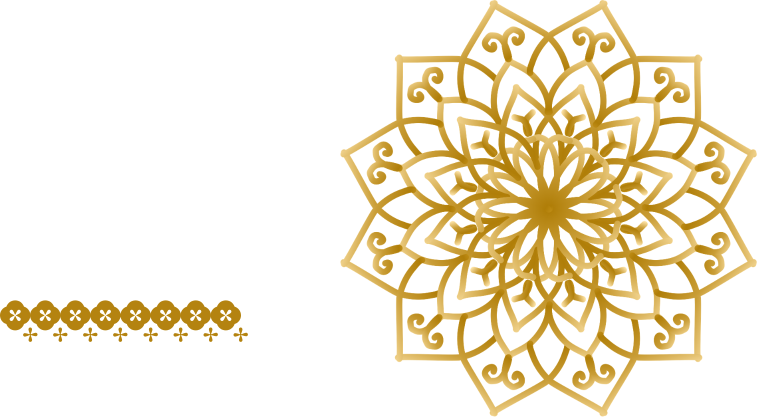
#> input picture src/assets/Mapandes Ceremony Of.png, 1515 x 834 px (shown at 1/2 size); its folder holds 4 pictures in this run
$ python process_images.py
#> lines starting #> are read from the running program, lines starting #| are printed output that depends on the picture; after the words box and inside, x2 and y2 are one past the last pixel; in counts of white or black regions, pixels touching at a corner belong together
import numpy as np
from PIL import Image
import os

def remove_background(img):
    data = np.array(img)
    r = data[..., 0].astype(float)
    g = data[..., 1].astype(float)
    b = data[..., 2].astype(float)
    a = data[..., 3]
#> a: shape (834, 1515); every value is 255

    dist = np.sqrt((255-r)**2 + (255-g)**2 + (255-b)**2)
    alpha = np.clip(dist * 4, 0, 255).astype(np.uint8)

    # Make white glow into gold so we don't have white halos
    mask = alpha < 255
#> mask: shape (834, 1515) bool; 79.8% white; 10 black regions, largest, box (x1, y1, x2, y2) and area: (681, 0, 1513, 833) 233958, (0, 600, 482, 661) 18638, (106, 655, 135, 684) 298
    data[..., 0][mask] = 203  # R: #CBA135 is 203, 161, 53
    data[..., 1][mask] = 161
    data[..., 2][mask] = 53

    data[..., 3] = np.minimum(a, alpha)
    return Image.fromarray(data)

def crop_shapes(image_path, prefix):
    if not os.path.exists(image_path):
        print(f"File not found: {image_path}")
        return

    img = Image.open(image_path).convert("RGBA")
    img_transparent = remove_background(img)

    data = np.array(img_transparent)
    alpha = data[..., 3]

    non_empty_columns = np.where(alpha.max(axis=0) > 10)[0]
#> non_empty_columns = 1330 values from 0 to 1513
    non_empty_rows = np.where(alpha.max(axis=1) > 10)[0]
#> non_empty_rows = 833 values from 0 to 832

    if len(non_empty_columns) == 0:
        return

    col_diffs = np.diff(non_empty_columns)
#> col_diffs = 1329 values, max 185 at index 495, min 1 at index 0, mean 1.14
    row_diffs = np.diff(non_empty_rows)
#> row_diffs = 832 values from 1 to 1

    max_col_gap = max(col_diffs) if len(col_diffs) > 0 else 0
#> max_col_gap = 185
    max_row_gap = max(row_diffs) if len(row_diffs) > 0 else 0
#> max_row_gap = 1

    if max_col_gap > 50 and max_col_gap > max_row_gap:
        max_gap_idx = np.argmax(col_diffs)
#> max_gap_idx = 495

        col1 = non_empty_columns[:max_gap_idx+1]
#> col1 = 496 values from 0 to 495
        col2 = non_empty_columns[max_gap_idx+1:]
#> col2 = 834 values from 680 to 1513

        c1_min, c1_max = col1[0], col1[-1]
#> c1_min = 0; c1_max = 495
        c2_min, c2_max = col2[0], col2[-1]
#> c2_min = 680; c2_max = 1513

        r1_mask = alpha[:, c1_min:c1_max+1] > 10
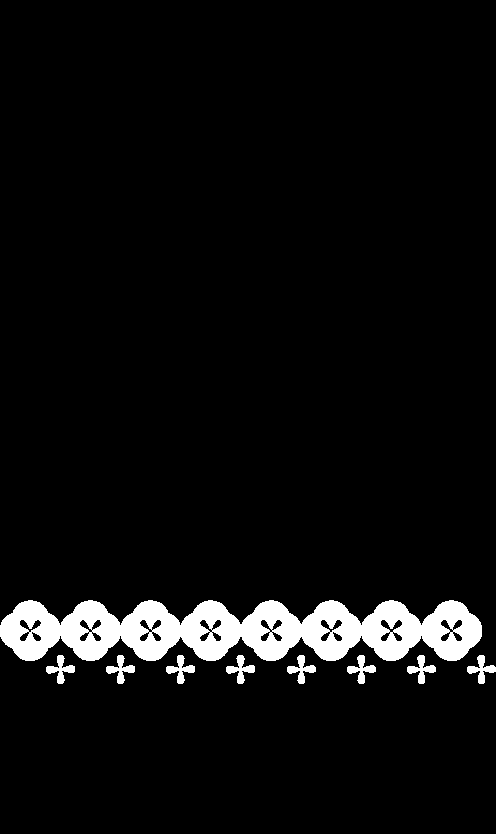
#> r1_mask: shape (834, 496) bool; 5.3% white; 9 white regions, largest, box (x1, y1, x2, y2) and area: (0, 600, 482, 661) 19316, (226, 655, 255, 684) 329, (166, 655, 195, 684) 326
        r1_rows = np.where(r1_mask.max(axis=1))[0]
#> r1_rows = 84 values from 600 to 683
        r1_min, r1_max = r1_rows[0], r1_rows[-1]
#> r1_min = 600; r1_max = 683

        r2_mask = alpha[:, c2_min:c2_max+1] > 10
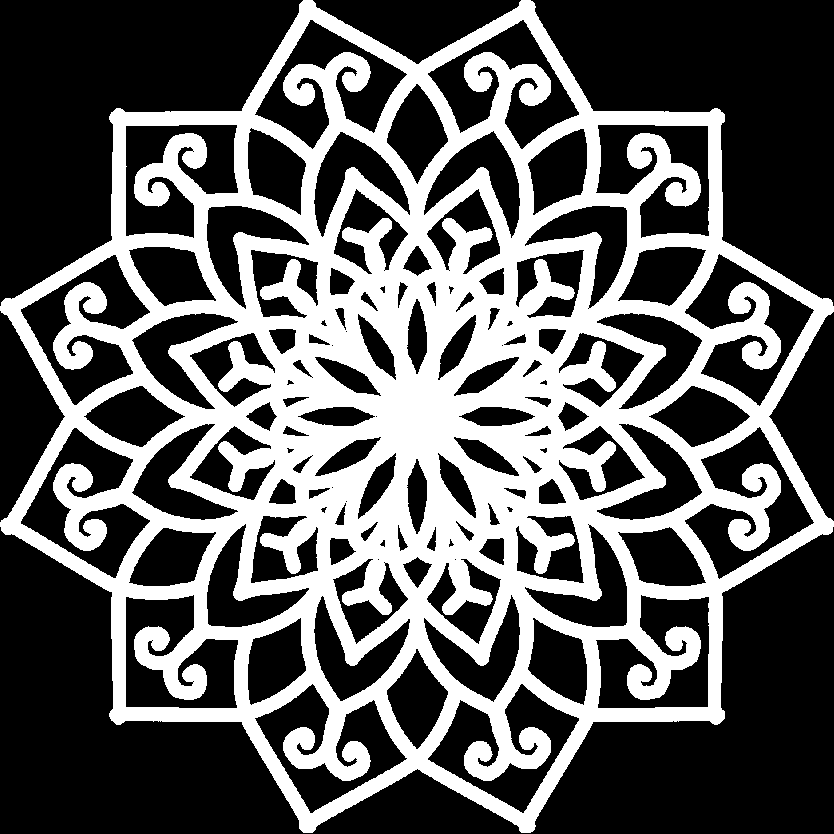
#> r2_mask: shape (834, 834) bool; 36.2% white; 1 white region, box (x1, y1, x2, y2) and area: (0, 0, 834, 833) 252076
        r2_rows = np.where(r2_mask.max(axis=1))[0]
#> r2_rows = 833 values from 0 to 832
        r2_min, r2_max = r2_rows[0], r2_rows[-1]
#> r2_min = 0; r2_max = 832

        img_transparent.crop((c1_min, r1_min, c1_max+1, r1_max+1)).save(f'src/assets/{prefix}_1.png')
        img_transparent.crop((c2_min, r2_min, c2_max+1, r2_max+1)).save(f'src/assets/{prefix}_2.png')
        print(f"Split {image_path} vertically into {prefix}_1.png and {prefix}_2.png")

    elif max_row_gap > 50:
        max_gap_idx = np.argmax(row_diffs)
        r1 = non_empty_rows[:max_gap_idx+1]
        r2 = non_empty_rows[max_gap_idx+1:]

        r1_min, r1_max = r1[0], r1[-1]
        r2_min, r2_max = r2[0], r2[-1]

        c1_mask = alpha[r1_min:r1_max+1, :] > 10
        c1_cols = np.where(c1_mask.max(axis=0))[0]
        c1_min, c1_max = c1_cols[0], c1_cols[-1]

        c2_mask = alpha[r2_min:r2_max+1, :] > 10
        c2_cols = np.where(c2_mask.max(axis=0))[0]
        c2_min, c2_max = c2_cols[0], c2_cols[-1]

        img_transparent.crop((c1_min, r1_min, c1_max+1, r1_max+1)).save(f'src/assets/{prefix}_1.png')
        img_transparent.crop((c2_min, r2_min, c2_max+1, r2_max+1)).save(f'src/assets/{prefix}_2.png')
        print(f"Split {image_path} horizontally into {prefix}_1.png and {prefix}_2.png")
    else:
        c_min, c_max = non_empty_columns[0], non_empty_columns[-1]
        r_min, r_max = non_empty_rows[0], non_empty_rows[-1]
        img_transparent.crop((c_min, r_min, c_max+1, r_max+1)).save(f'src/assets/{prefix}_full.png')
        print(f"Cropped {image_path} into {prefix}_full.png")

try:
    crop_shapes('src/assets/Mapandes Ceremony Of.png', 'main')
    crop_shapes('src/assets/Mapandes Ceremony Of (1).png', 'border')
#> call 2 of crop_shapes, with image_path = 'src/assets/Mapandes Ceremony Of (1).png', prefix = 'border'
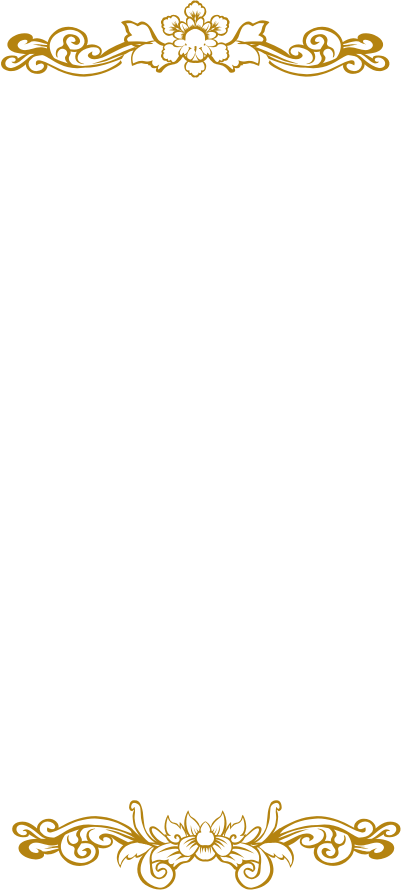
#> input picture src/assets/Mapandes Ceremony Of (1).png, 804 x 1780 px (shown at 1/2 size)
#> in remove_background (call 2), `a = data[..., 3]`: a: shape (1780, 804); every value is 255
#> in remove_background (call 2), `mask = alpha < 255`: mask: shape (1780, 804) bool; 95.9% white; 2 black regions, box (x1, y1, x2, y2) and area: (24, 1600, 801, 1779) 31082, (2, 1, 779, 155) 27281
#> in remove_background (call 2), `data[..., 2][mask] = 53`:
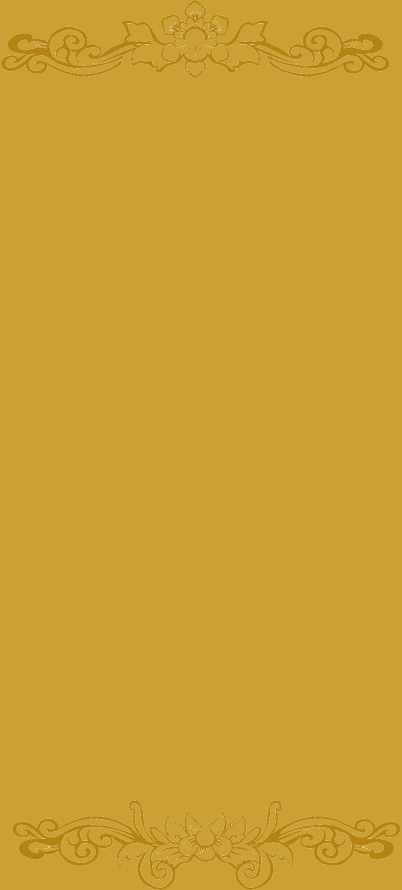
#> data: shape (1780, 804, 4) (shown at 1/2 size); mean R, G, B, A 202.4, 160.3, 52.4, 255
#> in crop_shapes (call 2), `non_empty_columns = np.where(alpha.max(axis=0) > 10)[0]`: non_empty_columns = 799 values from 2 to 800
#> in crop_shapes (call 2), `non_empty_rows = np.where(alpha.max(axis=1) > 10)[0]`: non_empty_rows = 333 values from 1 to 1778
#> in crop_shapes (call 2), `col_diffs = np.diff(non_empty_columns)`: col_diffs = 798 values from 1 to 1
#> in crop_shapes (call 2), `row_diffs = np.diff(non_empty_rows)`: row_diffs = 332 values, max 1446 at index 153, min 1 at index 0, mean 5.35
#> in crop_shapes (call 2), `max_col_gap = max(col_diffs) if len(col_diffs) > 0 else 0`: max_col_gap = 1
#> in crop_shapes (call 2), `max_row_gap = max(row_diffs) if len(row_diffs) > 0 else 0`: max_row_gap = 1446
#> in crop_shapes (call 2), `max_gap_idx = np.argmax(row_diffs)`: max_gap_idx = 153
#> in crop_shapes (call 2), `r1 = non_empty_rows[:max_gap_idx+1]`: r1 = 154 values from 1 to 154
#> in crop_shapes (call 2), `r2 = non_empty_rows[max_gap_idx+1:]`: r2 = 179 values from 1600 to 1778
#> in crop_shapes (call 2), `r1_min, r1_max = r1[0], r1[-1]`: r1_min = 1; r1_max = 154
#> in crop_shapes (call 2), `r2_min, r2_max = r2[0], r2[-1]`: r2_min = 1600; r2_max = 1778
#> in crop_shapes (call 2), `c1_mask = alpha[r1_min:r1_max+1, :] > 10`:
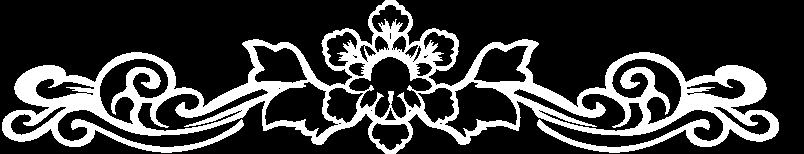
#> c1_mask: shape (154, 804) bool; 24% white; 1 white region, box (x1, y1, x2, y2) and area: (2, 0, 779, 154) 29664
#> in crop_shapes (call 2), `c1_cols = np.where(c1_mask.max(axis=0))[0]`: c1_cols = 777 values from 2 to 778
#> in crop_shapes (call 2), `c1_min, c1_max = c1_cols[0], c1_cols[-1]`: c1_min = 2; c1_max = 778
#> in crop_shapes (call 2), `c2_mask = alpha[r2_min:r2_max+1, :] > 10`:
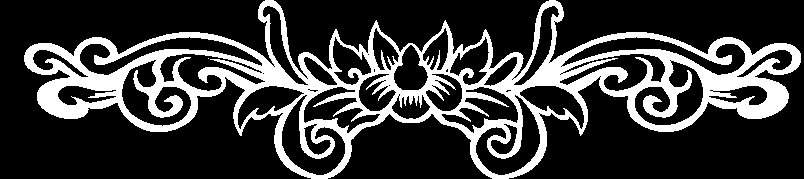
#> c2_mask: shape (179, 804) bool; 23.4% white; 2 white regions (1 under 20 px), largest, box (x1, y1, x2, y2) and area: (24, 0, 801, 179) 33605
#> in crop_shapes (call 2), `c2_cols = np.where(c2_mask.max(axis=0))[0]`: c2_cols = 777 values from 24 to 800
#> in crop_shapes (call 2), `c2_min, c2_max = c2_cols[0], c2_cols[-1]`: c2_min = 24; c2_max = 800
#> in crop_shapes (call 2), `img_transparent.crop((c2_min, r2_min, c2_max+1, r2_max+1)).save(f'src/..`:
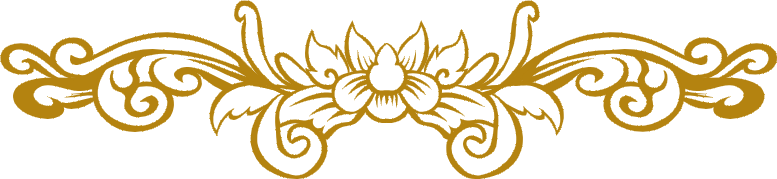
#> saved as border_2.png: PIL image 777x179 RGBA; mean R, G, B, A 199.5, 157, 50, 59.4; transparent parts drawn white
except Exception as e:
    print(f"Error: {e}")
